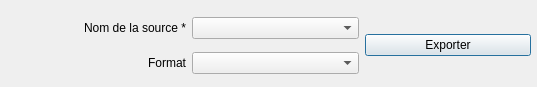
<?xml version="1.0" encoding="UTF-8"?>
<ui version="4.0">
 <class>Dialog</class>
 <widget class="QDialog" name="Dialog">
  <property name="geometry">
   <rect>
    <x>0</x>
    <y>0</y>
    <width>537</width>
    <height>87</height>
   </rect>
  </property>
  <property name="windowTitle">
   <string>Gérer les réseaux routiers</string>
  </property>
  <widget class="QWidget" name="verticalLayoutWidget">
   <property name="geometry">
    <rect>
     <x>20</x>
     <y>10</y>
     <width>511</width>
     <height>71</height>
    </rect>
   </property>
   <layout class="QGridLayout" name="gridLayout">
    <item row="0" column="1">
     <widget class="QComboBox" name="comboBoxSourceName"/>
    </item>
    <item row="0" column="0">
     <widget class="QLabel" name="label">
      <property name="text">
       <string>Nom de la source *</string>
      </property>
      <property name="alignment">
       <set>Qt::AlignRight|Qt::AlignTrailing|Qt::AlignVCenter</set>
      </property>
     </widget>
    </item>
    <item row="1" column="1">
     <widget class="QComboBox" name="comboBoxFormat"/>
    </item>
    <item row="1" column="0">
     <widget class="QLabel" name="label_2">
      <property name="text">
       <string>Format</string>
      </property>
      <property name="alignment">
       <set>Qt::AlignRight|Qt::AlignTrailing|Qt::AlignVCenter</set>
      </property>
     </widget>
    </item>
    <item row="0" column="2" rowspan="2">
     <widget class="QPushButton" name="pushButtonExport">
      <property name="toolTip">
       <string>&lt;html&gt;&lt;head/&gt;&lt;body&gt;&lt;p&gt;Fonctionnalité bientôt disponible !&lt;/p&gt;&lt;/body&gt;&lt;/html&gt;</string>
      </property>
      <property name="text">
       <string>Exporter</string>
      </property>
     </widget>
    </item>
   </layout>
  </widget>
 </widget>
 <resources/>
 <connections/>
</ui>
